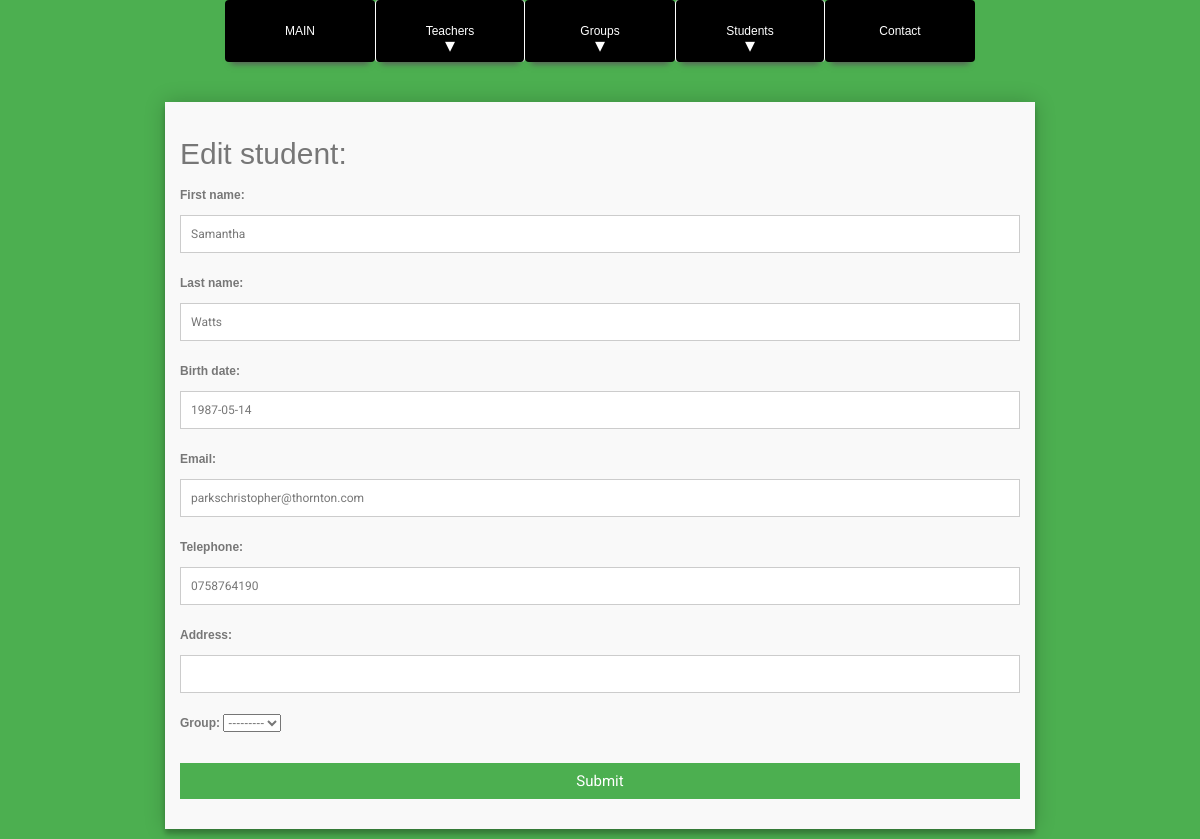
The page /students/edit/446/ on the database its author committed.
### students_app/models.py (models this page shows, shortened)
class Student(models.Model):
    first_name = models.CharField(max_length=20)
    last_name = models.CharField(max_length=20)
    birth_date = models.DateField(null=True, blank=True,
                                  default=None)
    email = models.EmailField()
    telephone = models.CharField(max_length=16)
    address = models.CharField(max_length=255,
                               null=True, blank=True)
    group = models.ForeignKey('groups_app.Group',
                              null=True, blank=True,
                              on_delete=models.CASCADE)

### students_app/views.py (the view)
# urls.py: path('edit/<int:pk>/', students_edit, name='edit-s'),
def students_edit(request, pk):
    try:
        student = Student.objects.get(id=pk)
    except Student.DoesNotExist:
        return HttpResponseNotFound(f"Student with id {pk} not found")
    if request.method == 'POST':
        form = StudentsAddForm(request.POST, instance=student)
        if form.is_valid():
            form.save()
            return HttpResponseRedirect(reverse('list-s'))
    else:
        form = StudentsAddForm(instance=student)
    return render(request,
                  'students_edit.html',
                  context={'form': form, 'pk': pk})

### students_app/forms.py
class StudentsAddForm(ModelForm):
    class Meta:
        model = Student
        fields = '__all__'

### students_app/templates/students_edit.html (shortened to what this page needs)
{% extends 'base.html' %}
{% block content %}
<div class="container">
<form id="contact" action="{% url 'edit-s' pk  %}" method="post">
        <h3>Edit student:</h3>
    <fieldset>
{{ form.as_p }}
    </fieldset>
    <fieldset>
        <button name="submit" type="submit">Submit</button>
    </fieldset>
</form>
</div>
{% endblock content %}

### students_app/static/css/styles.css (style rules this page uses)
* { margin: 0; padding: 0; box-sizing: border-box; -webkit-box-sizing: border-box; -moz-box-sizing: border-box; -webkit-font-smoothing: antialiased; -moz-font-smoothing: antialiased; -o-font-smoothing: antialiased; font-smoothing: antialiased; text-rendering: optimizeLegibility; }
body { font-family: "Roboto", Helvetica, Arial, sans-serif; font-weight: 100; font-size: 12px; line-height: 30px; color: #777; background: #4CAF50; }
.container { max-width: 900px; width: 100%; margin: 0 auto; position: relative; }
#contact input[type="text"], #contact input[type="email"], #contact input[type="tel"], #contact input[type="url"], #contact textarea, #contact button[type="submit"] { font: 400 12px/16px "Roboto", Helvetica, Arial, sans-serif; }
#contact { background: #F9F9F9; padding: 15px; margin: 10px 0; box-shadow: 0 0 20px 0 rgba(0, 0, 0, 0.2), 0 5px 5px 0 rgba(0, 0, 0, 0.24); }
#contact h3 { display: block; font-size: 30px; font-weight: 400; margin-bottom: 10px; }
fieldset { border: medium none !important; margin: 0 0 10px; min-width: 100%; padding: 0; width: 100%; }
#contact input[type="text"], #contact input[type="email"], #contact input[type="tel"], #contact input[type="url"], #contact textarea { width: 100%; border: 1px solid #ccc; background: #FFF; margin: 0 0 5px; padding: 10px; }
#contact button[type="submit"] { cursor: pointer; width: 100%; border: none; background: #4CAF50; color: #FFF; margin: 0 0 5px; padding: 10px; font-size: 15px; }

### students_app/static/css/menu.css (style rules this page uses)
body { font-family:Tahoma,Geneva,sans-serif; font-weight:400 }

### rows shown on the page
Student: first_name "Samantha", last_name "Watts", birth_date "1987-05-14", email "parkschristopher@thornton.com", telephone "0758764190", group "---------"
